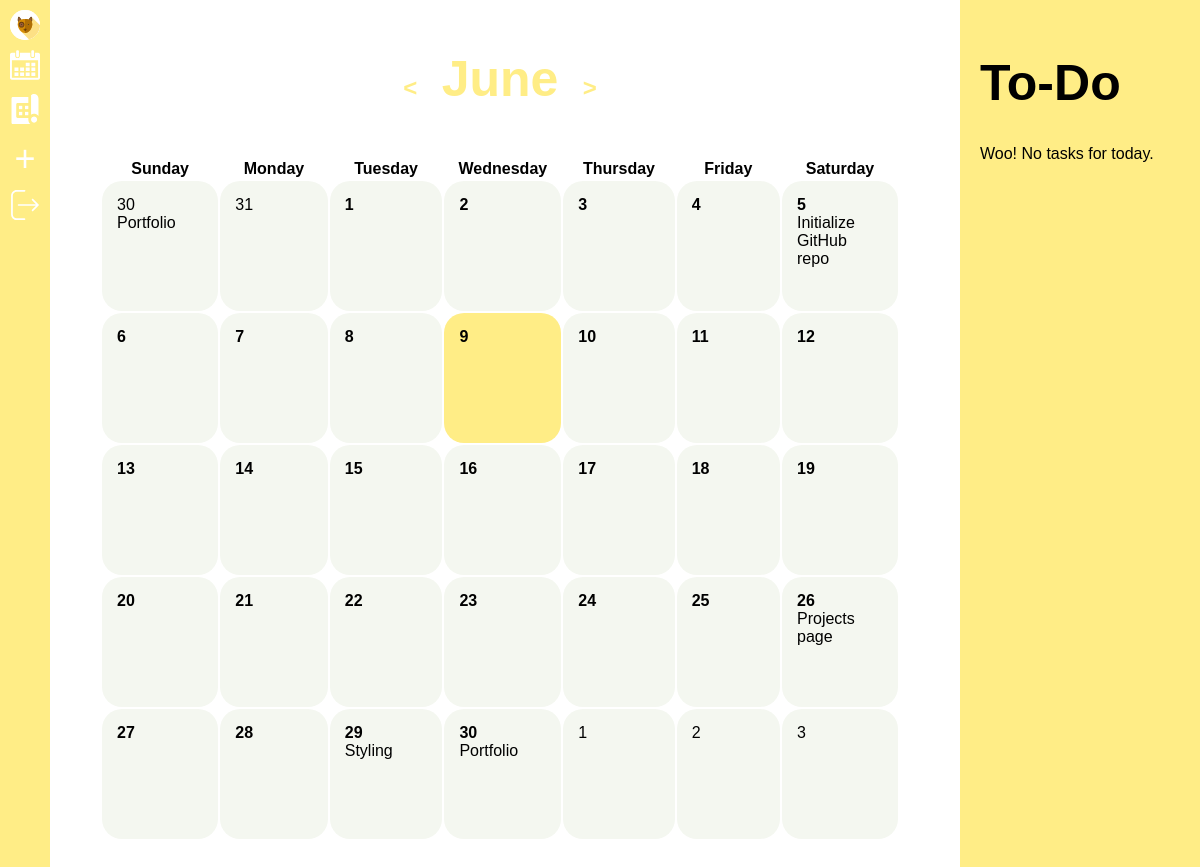
Page /calendar/6/2021 (signed in) on the committed database.
### spot/models.py (models this page shows, shortened)
class Project(models.Model):
    user = models.ForeignKey(User, on_delete=CASCADE, related_name="projects",blank=True,null=True)
    title = models.CharField(max_length=64)
    description = models.TextField(default="No description yet.")
    deadline = models.DateTimeField()

class Event(models.Model):
    user = models.ForeignKey(User, on_delete=CASCADE, related_name="userstasks",blank=True,null=True)
    project = models.ForeignKey(Project, on_delete=CASCADE, related_name="tasks", default="")
    title = models.CharField(max_length=64)
    deadline = models.DateTimeField(blank=True,null=True)
    front_end = models.BooleanField(default=True)
    completed = models.BooleanField(default=False)
    late = models.BooleanField(default=False)

### spot/views.py (the view)
# urls.py: path("calendar/<int:month>/<int:year>", views.calendar, name="calendar"),
@login_required
def calendar(request,month,year):
    c=cd.Calendar(firstweekday=6)
    calendar = c.monthdatescalendar(year,month)
    events = Event.objects.filter(user=request.user,deadline__month=month)
    events = list(events) + list(Project.objects.filter(user=request.user,deadline__month=month))
    todays_events = Event.objects.filter(user=request.user,deadline__date=datetime.datetime.now().date())
    today = datetime.datetime.now().date()
    next_month = month + 1
    next_year = year
    prev_year = year
    prev_month = month-1
    if month == 12:
        next_month = 1
        next_year = year + 1
    elif month == 1:
        prev_year = year - 1
        prev_month = 12
    months = {1:"January",2:"February",3:"March",4:"April",5:"May",6:"June",7:"July",8:"August",9:"September",10:"October",11:"November",12:"December"}
    return render(request,"calendar.html",{
        "month":calendar,
        "next_month":next_month,
        "next_year":next_year,
        "prev_month":prev_month,
        "prev_year":prev_year,
        "month_name":months[month],
        "events":events,
        "todays_events":todays_events,
        "today":today
        })

### spot/templates/calendar.html (shortened to what this page needs)
{% extends "layout.html" %}
{% load static %}
{% block body %}
    <div id="calendar">
        <ul id="calendar-heading">
            <li><a class="cal-btn" href="{% url 'calendar' prev_month prev_year %}"><</a></li>
            <li><h1>{{month_name}}</h1></li>
            <li><a class="cal-btn" href="{% url 'calendar' next_month next_year %}">></a></li>
        </ul>
        <table>
            <thead>
                <tr>
                    <th>Sunday</th>
                    <th>Monday</th>
                    <th>Tuesday</th>
                    <th>Wednesday</th>
                    <th>Thursday</th>
                    <th>Friday</th>
                    <th>Saturday</th>
                </tr>
            </thead>
            <tbody>
                {% for week in month %}
                <tr>
                    {% for day in week %}
                        {% if day == today %}
                            <td style="background-color:#FFED86">
                        {% else %}
                            <td>
                        {% endif %}
                        {% if day.month != prev_month and day.month != next_month %}
                            <b>{{ day.day }}</b><br>
                        {% else %}
                            {{ day.day }}<br>
                        {% endif %}
                        <div class="calendar-events">
                            {% for event in events %}
                                {% if day.day == event.deadline.day %}
                                    {{event.title}}<br>
                                {% endif %}
                            {% endfor %}
                        </div>
                    </td>
                    {% endfor %}
                </tr>
                {% endfor %}
            </tbody>
        </table>
    </div>
    <div id="to-do">
        <h1>To-Do</h1>
        {% for event in todays_events %}
            {% if event.completed %}
                <div class="task green">
            {% elif event.late %}
                <div class="task red">
            {% else %}
                <div class="task white">
            {% endif %}
                    <div id="task{{event.id}}">
                        <form class="to-do">
                            <input type=checkbox class="task-checkbox" data-id={{event.id}}>{{event.title}}</input><br>
                            <label><b>Deadline: </b>{{event.deadline}}</label>
                        </form>
                    </div>
                    <div class="to-do" style="display:none" id="edit{{event.id}}">
                        <form id="edit{{event.id}}-form">
                            <input type="text" id="edit{{event.id}}-title" value="{{event.title}}" data-id={{event.id}}><br>
                            <p>Original deadline: {{event.deadline}}</p><br>
                            <b>Deadline: </b><input type="datetime-local" id="edit{{event.id}}-deadline"><br>
                            <input type="submit" class="btn" style="background-color: #FFED86;" value="Save">
                        </form>
                    </div>
                    <div class="edit-btns">
                        <ul>
                            <li><a class="edit-task"  data-id={{event.id}}><img src="{% static 'images/edit.svg' %}"></a></li>
                            <li><a href="{% url 'delete-task' event.id %}"><img src="{% static 'images/delete.svg' %}"></a></li>
                        </ul>
                    </div>
                </div>
            {% empty %}
            <p>Woo! No tasks for today.</p>
            {% endfor %}
    </div>
{% endblock %}

### spot/static/styles.css (style rules this page uses)
body { font-family: 'Noto Sans JP', 'Noto Sans JP', sans-serif; margin: 0; padding: 0; height: 100%; width: 100%; }
h1 { font-size: 50px; }
a, a:visited { text-decoration: none; color: #FFED86; }
table { position: relative; left: 50%; -webkit-transform: translate(-50%); transform: translate(-50%); }
table td { height: 100px; width: 100px; padding: 10px; vertical-align: top; border: 5px solid transparent; border-radius: 20px; background-color: #F4F7F0; }
.calendar-events { overflow: auto; width: 100%; height: 90%; }
#calendar-heading { text-align: center; color: #FFED86; }
#calendar, #blueprints, #addproject, #cancel { position: relative; padding: 50px 100px 50px; -webkit-animation: fade 1s; animation: fade 1s; }
#calendar div, #blueprints div, #addproject div, #cancel div { left: 50px; }
#calendar { padding: 0 300px 100px 100px; }
#calendar h1 { text-align: center; }
#calendar-heading { list-style-type: none; text-align: center; padding: 0; }
#calendar-heading li { display: inline-block; }
.cal-btn { color: #FFED86; font-weight: bold; font-size: 24px; margin: 10px; padding: 10px; }
#to-do { position: fixed; right: 0; top: 0; height: 100%; width: 200px; padding: 20px; background-color: #FFED86; }

### rows in the picture
Project: title "Portfolio"
Event: title "Initialize GitHub repo"
Event: title "Projects page"
Event: title "Styling"

### other values in the picture
{{ month_name }} "June"
{{ day.day }} "30" "31" "1" "2" "3"
{{ day.day }} "1" "2" "3" "4" "5" "6" "7" "8" "9" "10" "11" "12" "13" "14" "15" "16" "17" "18" "19" "20" "21" "22" "23" "24" "25" "26" "27" "28" "29" "30"
